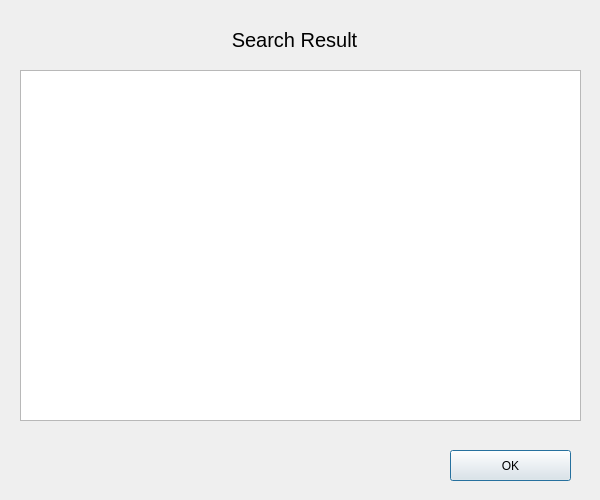
<?xml version="1.0" encoding="UTF-8"?>
<ui version="4.0">
 <class>ResultWindow</class>
 <widget class="QDialog" name="ResultWindow">
  <property name="geometry">
   <rect>
    <x>0</x>
    <y>0</y>
    <width>600</width>
    <height>500</height>
   </rect>
  </property>
  <property name="windowTitle">
   <string>Dialog</string>
  </property>
  <widget class="QPushButton" name="pushButton">
   <property name="geometry">
    <rect>
     <x>450</x>
     <y>450</y>
     <width>121</width>
     <height>31</height>
    </rect>
   </property>
   <property name="text">
    <string>OK</string>
   </property>
  </widget>
  <widget class="QListWidget" name="listWidget">
   <property name="geometry">
    <rect>
     <x>20</x>
     <y>70</y>
     <width>561</width>
     <height>351</height>
    </rect>
   </property>
  </widget>
  <widget class="QLabel" name="label">
   <property name="geometry">
    <rect>
     <x>179</x>
     <y>19</y>
     <width>231</width>
     <height>41</height>
    </rect>
   </property>
   <property name="font">
    <font>
     <pointsize>15</pointsize>
    </font>
   </property>
   <property name="text">
    <string>Search Result</string>
   </property>
   <property name="alignment">
    <set>Qt::AlignCenter</set>
   </property>
  </widget>
 </widget>
 <resources/>
 <connections/>
</ui>
